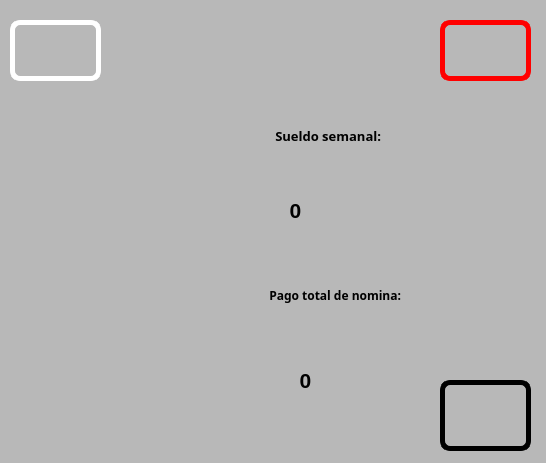
<?xml version="1.0" encoding="UTF-8"?>
<ui version="4.0">
 <class>Dialog</class>
 <widget class="QDialog" name="Dialog">
  <property name="geometry">
   <rect>
    <x>0</x>
    <y>0</y>
    <width>546</width>
    <height>463</height>
   </rect>
  </property>
  <property name="windowTitle">
   <string>Dialog</string>
  </property>
  <property name="styleSheet">
   <string notr="true">background-color: rgb(184, 184, 184);</string>
  </property>
  <widget class="QLabel" name="label">
   <property name="geometry">
    <rect>
     <x>150</x>
     <y>100</y>
     <width>231</width>
     <height>71</height>
    </rect>
   </property>
   <property name="font">
    <font>
     <family>Rockwell Extra Bold</family>
     <pointsize>10</pointsize>
     <weight>75</weight>
     <bold>true</bold>
    </font>
   </property>
   <property name="text">
    <string>Sueldo semanal:</string>
   </property>
   <property name="alignment">
    <set>Qt::AlignRight|Qt::AlignTrailing|Qt::AlignVCenter</set>
   </property>
  </widget>
  <widget class="QLabel" name="txt_sueldosemanal">
   <property name="geometry">
    <rect>
     <x>120</x>
     <y>190</y>
     <width>351</width>
     <height>41</height>
    </rect>
   </property>
   <property name="font">
    <font>
     <pointsize>16</pointsize>
     <weight>75</weight>
     <bold>true</bold>
    </font>
   </property>
   <property name="text">
    <string>0</string>
   </property>
   <property name="alignment">
    <set>Qt::AlignCenter</set>
   </property>
  </widget>
  <widget class="QLabel" name="label_3">
   <property name="geometry">
    <rect>
     <x>10</x>
     <y>20</y>
     <width>91</width>
     <height>61</height>
    </rect>
   </property>
   <property name="styleSheet">
    <string notr="true">border: 5px solid white;
border-radius: 10px;</string>
   </property>
   <property name="text">
    <string/>
   </property>
   <property name="pixmap">
    <pixmap resource="../../recursos.qrc">:/Logos/Imagenes/logo uat.jpg</pixmap>
   </property>
   <property name="scaledContents">
    <bool>true</bool>
   </property>
  </widget>
  <widget class="QLabel" name="label_4">
   <property name="geometry">
    <rect>
     <x>440</x>
     <y>20</y>
     <width>91</width>
     <height>61</height>
    </rect>
   </property>
   <property name="styleSheet">
    <string notr="true">border: 5px solid red;
border-radius: 10px;</string>
   </property>
   <property name="text">
    <string/>
   </property>
   <property name="pixmap">
    <pixmap resource="../../recursos.qrc">:/Logos/Imagenes/logo fians.jpg</pixmap>
   </property>
   <property name="scaledContents">
    <bool>true</bool>
   </property>
  </widget>
  <widget class="QLabel" name="label_6">
   <property name="geometry">
    <rect>
     <x>440</x>
     <y>380</y>
     <width>91</width>
     <height>71</height>
    </rect>
   </property>
   <property name="styleSheet">
    <string notr="true">border: 5px solid black;
border-radius: 10px;</string>
   </property>
   <property name="text">
    <string/>
   </property>
   <property name="pixmap">
    <pixmap resource="../../recursos.qrc">:/Logos/Imagenes/equipo.jpeg</pixmap>
   </property>
   <property name="scaledContents">
    <bool>true</bool>
   </property>
  </widget>
  <widget class="QLabel" name="label_2">
   <property name="geometry">
    <rect>
     <x>50</x>
     <y>260</y>
     <width>351</width>
     <height>71</height>
    </rect>
   </property>
   <property name="font">
    <font>
     <family>Rockwell Extra Bold</family>
     <pointsize>9</pointsize>
     <weight>75</weight>
     <bold>true</bold>
    </font>
   </property>
   <property name="text">
    <string>Pago total de nomina:</string>
   </property>
   <property name="alignment">
    <set>Qt::AlignRight|Qt::AlignTrailing|Qt::AlignVCenter</set>
   </property>
  </widget>
  <widget class="QLabel" name="txt_totalnomina">
   <property name="geometry">
    <rect>
     <x>130</x>
     <y>360</y>
     <width>351</width>
     <height>41</height>
    </rect>
   </property>
   <property name="font">
    <font>
     <pointsize>16</pointsize>
     <weight>75</weight>
     <bold>true</bold>
    </font>
   </property>
   <property name="text">
    <string>0</string>
   </property>
   <property name="alignment">
    <set>Qt::AlignCenter</set>
   </property>
  </widget>
  <zorder>txt_totalnomina</zorder>
  <zorder>label</zorder>
  <zorder>txt_sueldosemanal</zorder>
  <zorder>label_3</zorder>
  <zorder>label_4</zorder>
  <zorder>label_6</zorder>
  <zorder>label_2</zorder>
 </widget>
 <resources>
  <include location="../../recursos.qrc"/>
 </resources>
 <connections/>
</ui>
